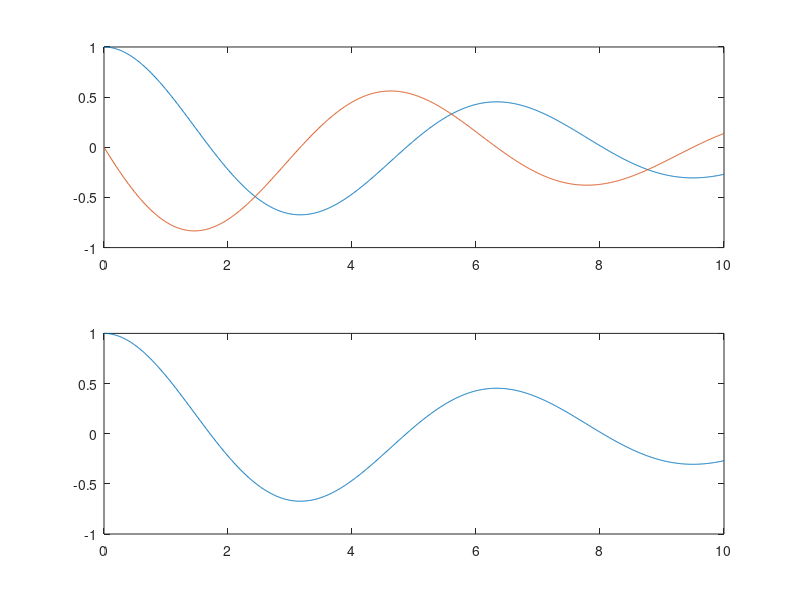

The MATLAB script that drew this image:
function to_rkutta
  h=0.01;
  w=0.5;
  y(:, 1)= [1; 0];
 x=0:h:10;
 n=length(x);
 for i=2:n
   k1=h*fc(x(i-1),y(:, i-1));
   xg=x(i-1)+h/(2*w);
   yg=y(:, i-1)+k1/(2*w);
   k2=h*fc(xg,yg);

   y(:, i)=y(:, i-1)+(1-w)*k1+w*k2;
 endfor
figure(1)
 subplot(2,1,1);
 plot(x,y);
 subplot(2,1,2);
 plot(x, y(1,:));

endfunction
function y=fc(z,x)

  A = [0, 1; -1,-1/4];
  y = A * x;
endfunction
